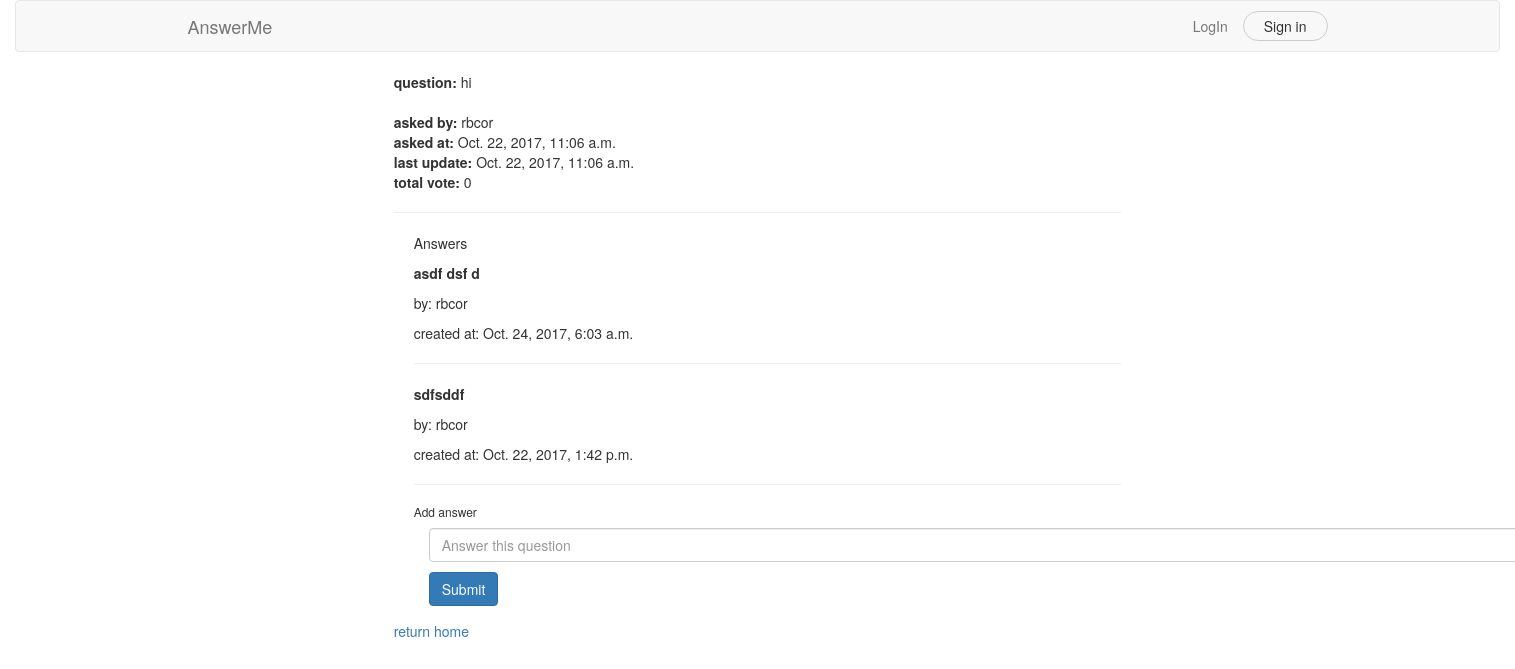
Page /qs/detail/4/ on the earlier database version.
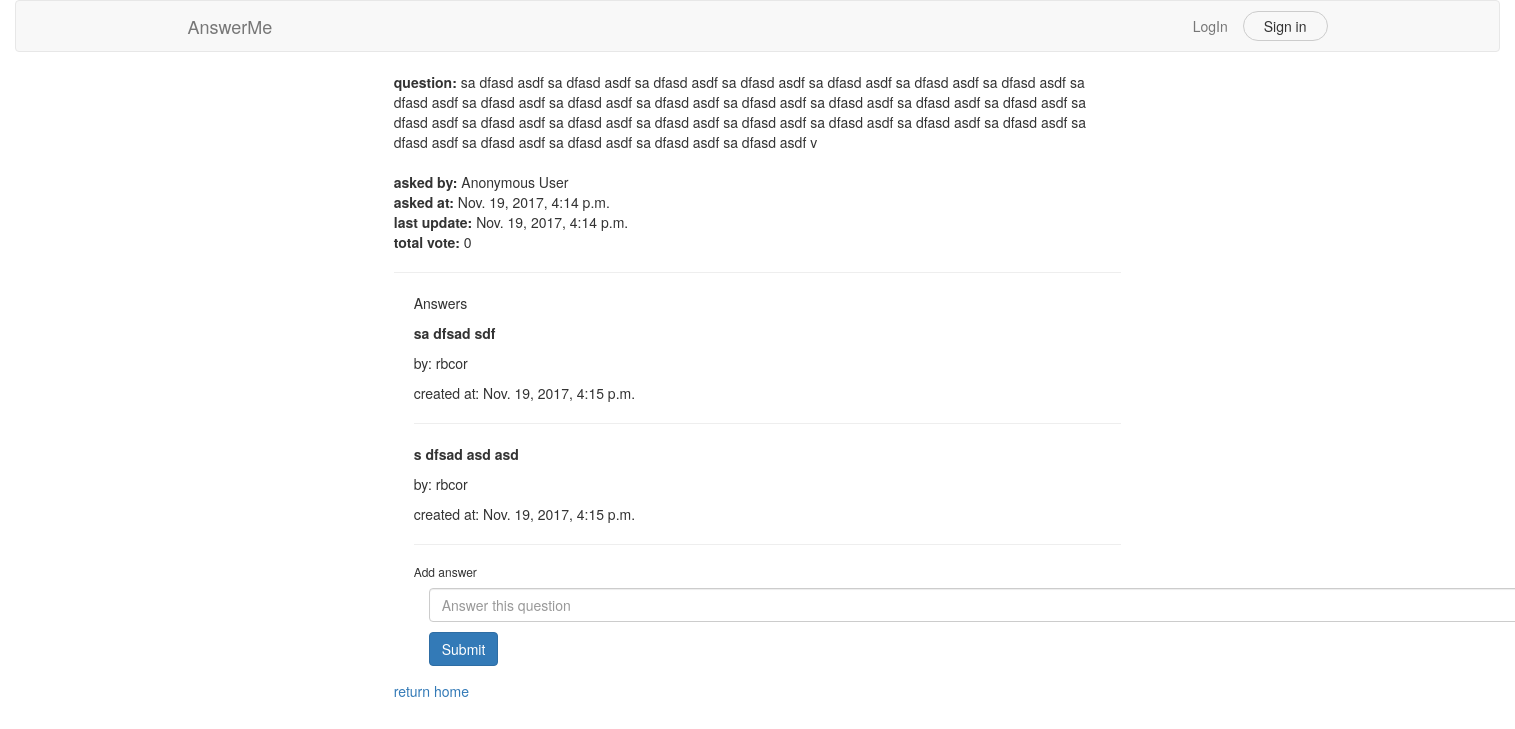
Same page on the later database version.
### question/models.py (models this page shows, shortened)
class Question(models.Model):
    user       = models.ForeignKey(User, on_delete= models.SET_NULL, null=True, blank=True)
    text       = models.TextField()
    created    = models.DateTimeField(auto_now=True)
    updated    = models.DateTimeField(auto_now_add=True)
    upvote     = models.PositiveIntegerField(default=0)
    is_banned  = models.BooleanField(default=False)
    subscribers= models.ManyToManyField(User, related_name='subscribed')
    tags       = models.ManyToManyField(Tag, related_name='questions')
    class Meta:
        ordering = ['-created', 'upvote']

### answer/models.py (models this page shows, shortened)
class Answer(models.Model):
    user       = models.ForeignKey(User, on_delete= models.SET_NULL, null=True, blank=True)
    question   = models.ForeignKey(Question, on_delete=models.CASCADE, related_name='answers')
    text       = models.TextField()
    created    = models.DateTimeField(auto_now=True)
    updated    = models.DateTimeField(auto_now_add=True)
    upvote     = models.PositiveIntegerField(default=0)
    accepted  = models.BooleanField(default=False)
    class Meta:
        ordering = ['-accepted','upvote', '-created']

### question/views.py (the view)
# urls.py: url(r'^detail/(?P<pk>\d+)/$', views.question_detail, name='detail'),
def question_detail(request, pk):
    question = get_object_or_404(Question, pk=pk)
    context = {'question':question}
    if request.method == 'POST':
        answer_form = AnswerForm(request.POST)
        if answer_form.is_valid():
            answer_text = answer_form.cleaned_data.get('text')
            new_answer = Answer()
            new_answer.text = answer_text
            if request.user.is_authenticated():
                new_answer.user = request.user
            new_answer.question = question
            new_answer.save()
            context['answer_saved']=True
            answer_form = AnswerForm()
        context['answer_form'] = answer_form
        return redirect(request.META['HTTP_REFERER']) # redirect to same url (where form was submitted )
    else:
        answer_form = AnswerForm()
        context['answer_form']=answer_form
    return render(request, 'question/detail.html', context)

### answer/forms.py
class AnswerForm(forms.Form):
    text = forms.CharField(label='', widget=forms.TextInput(attrs={'placeholder': 'Answer this question', 'class': 'form-control'}))
    class Meta:
        fields = ['text']

### question/templates/question/detail.html (shortened to what this page needs)
{% extends 'base.html' %}
{% load subscription %}
{% block content %}
    <div class="row">
        <div class="col-md-6 col-md-offset-3">
            <strong>question: </strong>{{ question.text }}<br/><br/>
            <strong>asked by: </strong>{% if question.user %}
            {{ question.user }}
        {% else %}
            Anonymous User
        {% endif %}<br/>
            <strong>asked at: </strong>{{ question.created }}<br/>
            <strong>last update: </strong>{{ question.updated }}<br/>
            <strong>total vote: </strong>{{ question.upvote }}<br/>
            <hr/>
            <div style="margin-left:20px;margin-top:20px">
                {% if question.answers.all %}
                    <p>Answers</p>
                    {% for answer in question.answers.all %}
                        <p><strong>{{ answer.text }}</strong></p>
                        <p>by: {% if answer.user %}
                            {{ answer.user }}
                        {% else %}
                            Anonymous User
                        {% endif %}</p>
                        <p>created at: {{ answer.created }}</p>
                        <hr/>
                    {% endfor %}
                {% endif %}
                <h6>Add answer</h6>
                <div class="container">
                    <form action="" method="POST" class="mt-3">
                        <div class="form-group">
                            {{ answer_form.as_p }}
                            <input type="submit" value="Submit" class="btn btn-primary">
                        </div>
                    </form>
                </div>
            </div>
            <a href="{% url 'question:index' %}">return home</a>
        </div>
    </div>
{% endblock %}

### templates/base.html (shortened to what this page needs)
{% load static %}
<html>
<head>
    <link href="http://maxcdn.bootstrapcdn.com/bootstrap/3.3.0/css/bootstrap.min.css" rel="stylesheet">
    <link rel="stylesheet" href="{% static 'accounts/css/style.css' %}">
</head>
<body>
<div class="container-fluid">
    {% include 'snippets/header.html' %}
    {% block content %}
    {% endblock %}
</div>
</body>
</html>

### templates/snippets/header.html (shortened to what this page needs)
<nav class="navbar navbar-default">
    <div class="container">
        <div class="navbar-header">
            <a class="navbar-brand" href="{% url 'question:index' %}">AnswerMe</a>
        </div>
        <div class="collapse navbar-collapse" id="navbar-collapse-2">
            <ul class="nav navbar-nav navbar-right">
                {% if request.user.is_authenticated %}
                    <li><a href="{% url 'accounts:profile' %}">Profile</a></li>
                    <li><a href="#" data-toggle="modal" data-target="#myModal" id="nf" onclick="loadNotifications()">Notification</a>
                    </li>
                    <li><a href="{% url 'accounts:logout' %}">Logout</a></li>
                {% else %}
                    <li>
                    <li><a href="{% url 'accounts:login' %}">LogIn</a></li>
                    <a class="btn btn-default btn-outline btn-circle" data-toggle="collapse" href="#nav-collapse2"
                       aria-expanded="false" aria-controls="nav-collapse2">Sign in</a>
                    </li>
                {% endif %}
            </ul>
        </div>
    </div>
</nav>

### notification/templates/notification/notifications.html (shortened to what this page needs)
{% load humanize %}

### accounts/static/accounts/css/style.css (style rules this page uses)
.navbar-brand { position: relative; z-index: 2; }
.navbar-nav.navbar-right .btn { position: relative; z-index: 2; padding: 4px 20px; margin: 10px auto; }
.navbar .navbar-collapse { position: relative; }
.btn.btn-circle { border-radius: 50px; }
.btn.btn-outline { background-color: transparent; }

Differences in the rows shown:
no longer on this page (row edited): Answer: text "asdf dsf d", user "rbcor", created "Oct. 24, 2017, 6:03 a.m."
no longer on this page (row edited): Answer: text "sdfsddf", user "rbcor", created "Oct. 22, 2017, 1:42 p.m."
changed Question: text "hi" → "sa dfasd asdf sa dfasd asdf sa dfasd asdf sa dfasd asdf sa dfasd asdf sa dfasd asdf sa dfasd asdf sa dfasd asdf sa dfasd asdf sa dfasd asdf sa dfasd asdf sa dfasd asdf sa dfasd asdf sa dfasd asdf sa dfasd asdf sa dfasd asdf sa dfasd asdf sa dfasd asdf sa dfasd asdf sa dfasd asdf sa dfasd asdf sa dfasd asdf sa dfasd asdf sa dfasd asdf sa dfasd asdf sa dfasd asdf sa dfasd asdf sa dfasd asdf v"; created "Oct. 22, 2017, 11:06 a.m." → "Nov. 19, 2017, 4:14 p.m."; updated "Oct. 22, 2017, 11:06 a.m." → "Nov. 19, 2017, 4:14 p.m."; user "rbcor" → (not shown)
now on this page (row edited): Answer: text "sa dfsad sdf", user "rbcor", created "Nov. 19, 2017, 4:15 p.m."
now on this page (row edited): Answer: text "s dfsad asd asd", user "rbcor", created "Nov. 19, 2017, 4:15 p.m."
Other differences:
text now shown: "Anonymous User"
